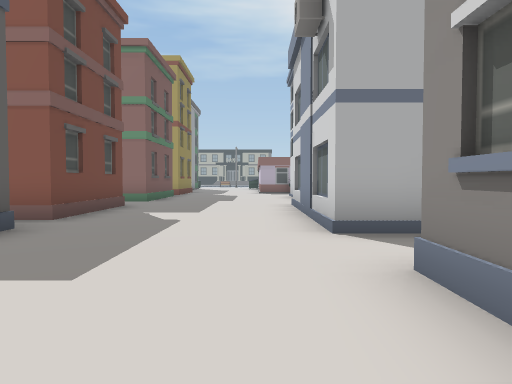
[1] (above)

24 first-person views from a walk through a Unity game level. The camera is 1.3 m above the floor, tilts 2° down and sees 70° across. The floor is counted in squares, 2 m on a side. Each view is taken from the middle of a square. On the plan, view 1 faces up. The plan holds only what a view shows up to about 11 squares ahead; the rest is blank. The place goes on beyond the plan. The player is left out.

[2]
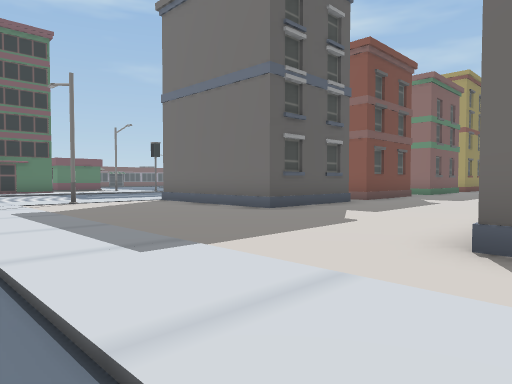

[3]
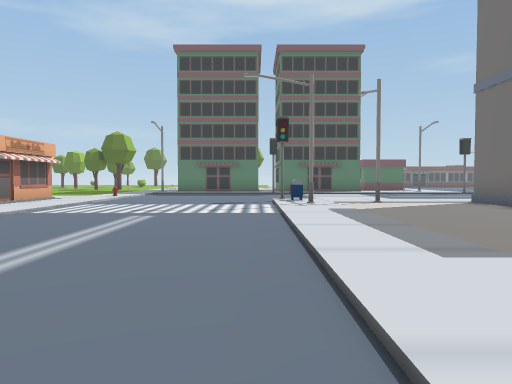

[4]
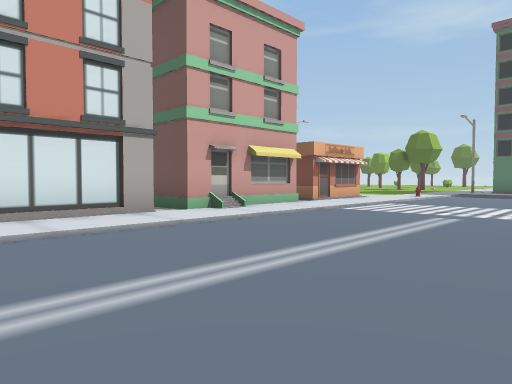

[5]
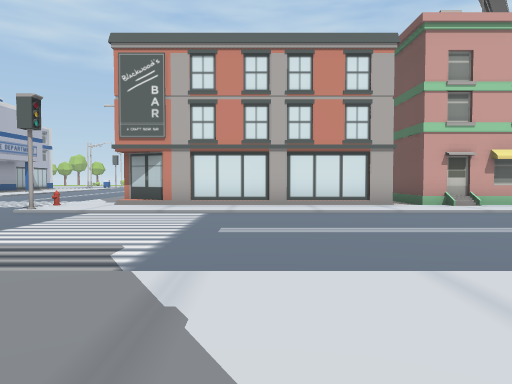

[6]
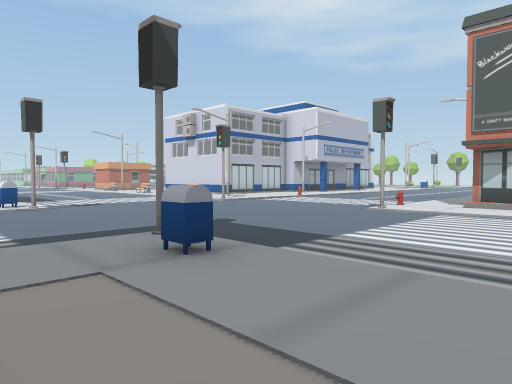

[7]
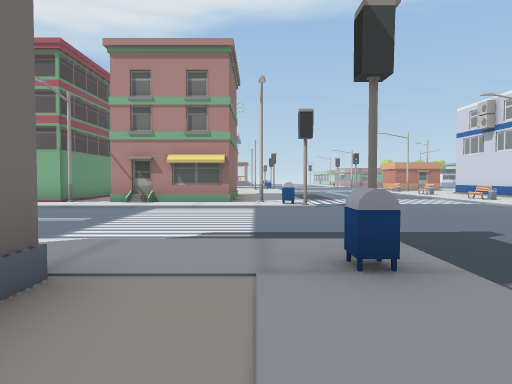

[8]
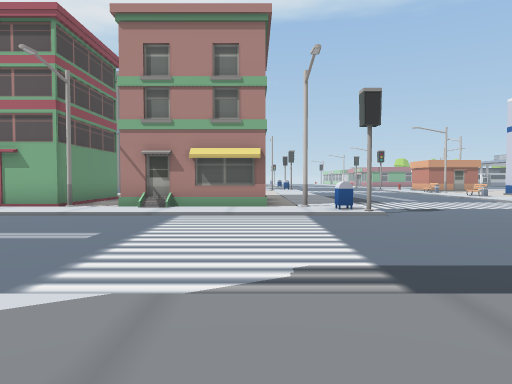

[9]
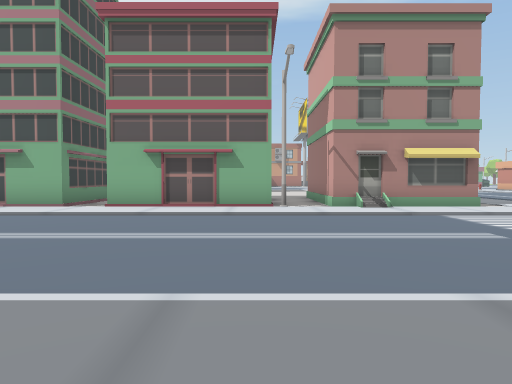

[10]
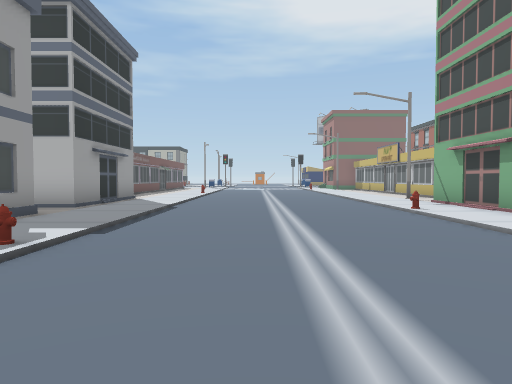

[11]
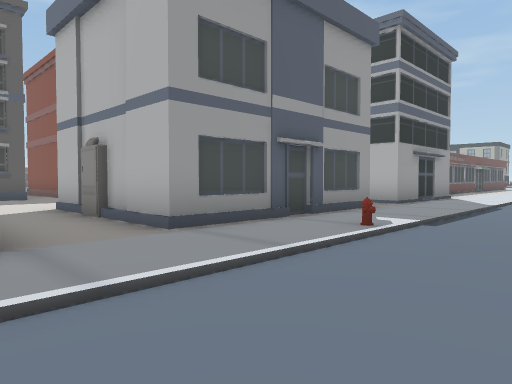

[12]
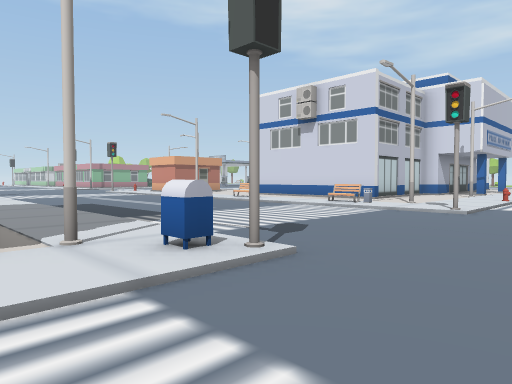

[13]
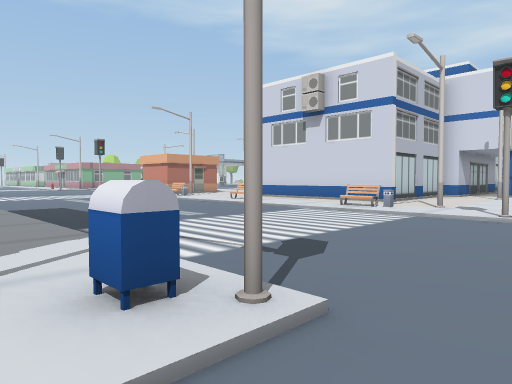

[14]
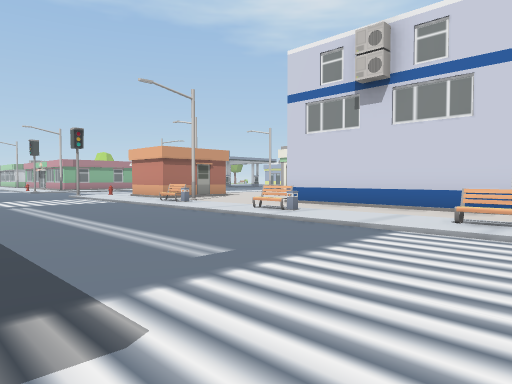

[15]
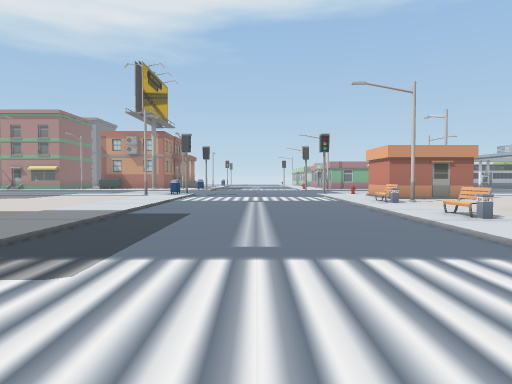

[16]
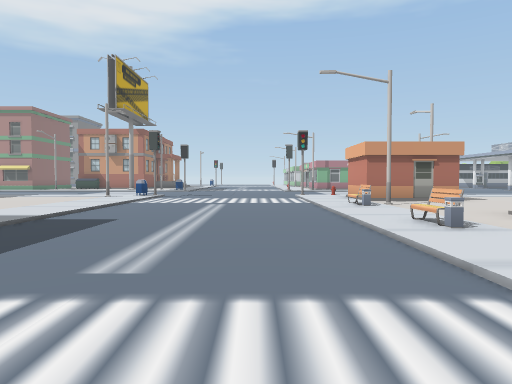

[17]
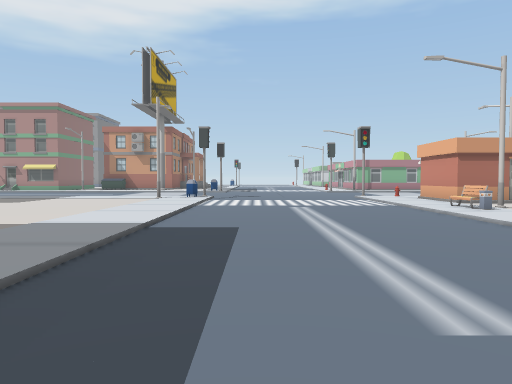

[18]
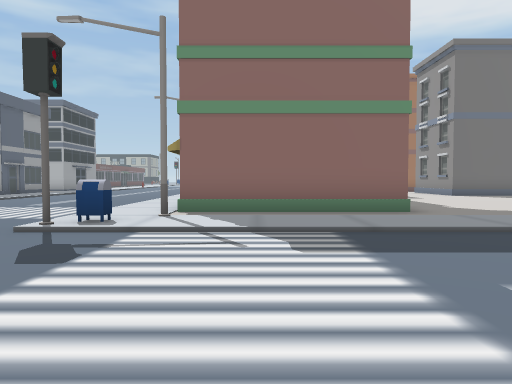

[19]
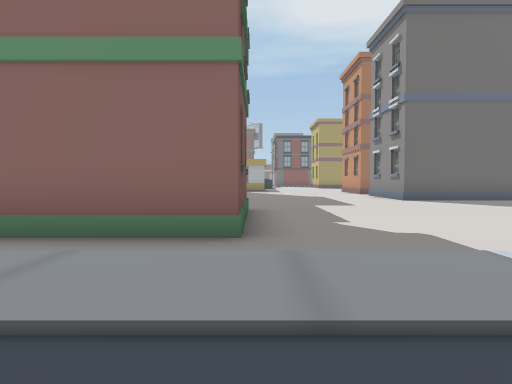

[20]
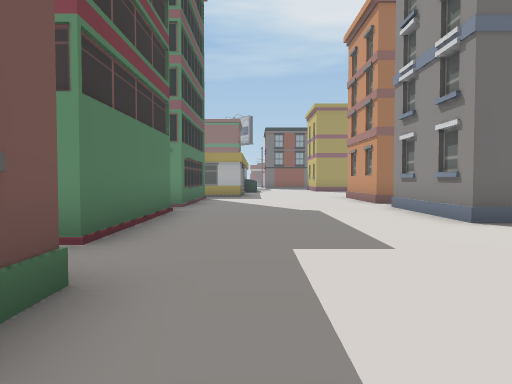

[21]
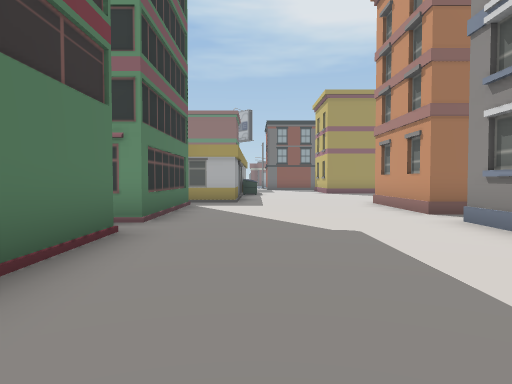

[22]
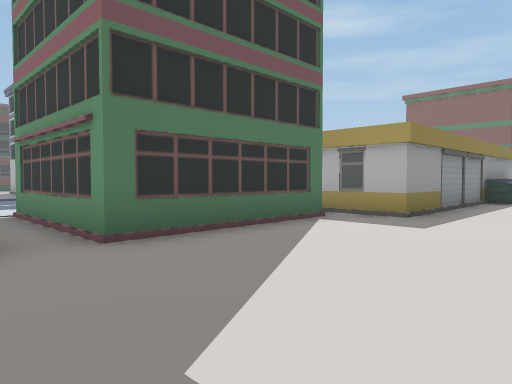

[23]
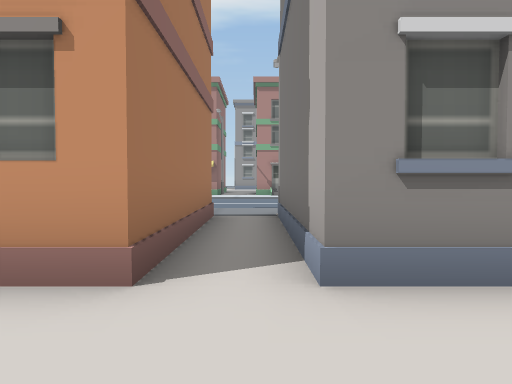

[24]
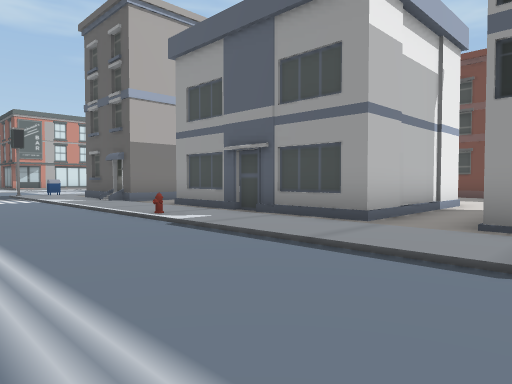

### Floor plan
Key: @ floor where view 1 was taken; # wall or solid block; . floor; / step, stairs or slope; B building; S streetlight; M mailbox; H hydrant; E bench; I bin; O other object.
Columns run from 10 left of view 1 to 26 right of it. Each row starts with its distance up from view 1.
 14                #./..../.SB  #....
 13                #./..../..  ......
 12               ##./..../.#  #.....
 11       #.....  #B./..../.#  #.....
 10        ........../....O.# ##.....###B
  9        ....#####./..../.###B........S
  8        B...B   #./..../..........
  7        ....#   #./..../.B  #.....
  6       #....#   #.H..../.#  #....B###
  5        ....#####./..../.#  #........
  4        B........./..../.####.......
  3        ........../..../.S..........
  2  //####....#  ##//..../.#####.......
  1  /.........#   #./....//#   #.......
  0  /........@#   B./..../.B   #.......
 -1  /.S............./..../.#####.......
 -2  /.............../..../.S...........
 -3  OMS............MO....OM.............
 -4  ....................................
 -5  ....................................
 -6 .....................................
 -7 .....................................
 -8  ....................................
 -9  ............../.O....O.O...I...I....
-10  BB#.B#B#######/.O..  /.S.E......S.##
-11         #     ##./..  /............
-12                 ./..  /..B#####....
-13                 B/    O...      ...

Positions as (right, up) in squares from view 1, and headings:
1: (0, 0), facing up
2: (2, -4), facing up-left
3: (2, -4), facing left
4: (2, -4), facing down-left
5: (2, -1), facing down
6: (3, -1), facing down-right
7: (3, -2), facing right
8: (5, -1), facing right
9: (5, 4), facing right
10: (9, 3), facing up
11: (9, 2), facing up-left
12: (10, -1), facing down-right
13: (11, -2), facing down-right
14: (14, -4), facing down-right
15: (13, -6), facing right
16: (14, -7), facing right
17: (15, -5), facing right
18: (15, -8), facing up
19: (18, -5), facing up
20: (19, 0), facing up
21: (19, 3), facing up
22: (21, 7), facing up-left
23: (20, 9), facing right
24: (10, 12), facing down-left
